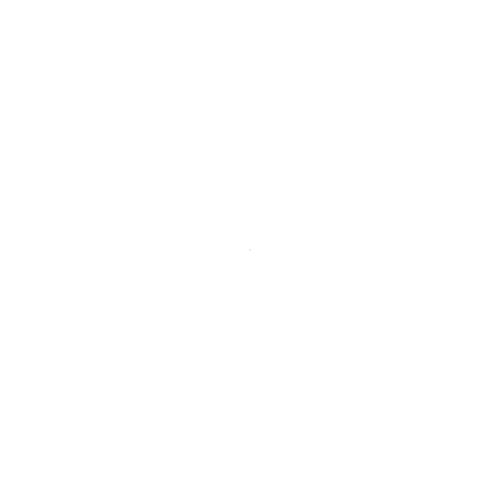
Frame 1 (no input)
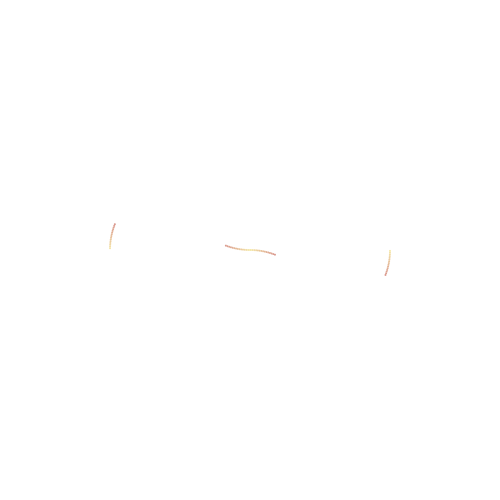
Frame 60 (the mouse pressed at the canvas centre just before this capture)
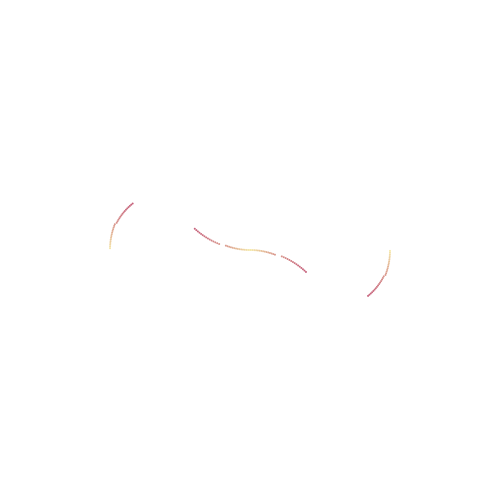
Frame 120 (the mouse held since frame 60 and released just before this capture)

The Processing sketch that drew these frames (run headless with seeded random() and noise(); from frame 60 on, the mouse is pressed at the canvas centre):

// Processing sketch: Dakota_v1_ColorMixerClass
// ── Dakota_v1_ColorMixerClass.pde
int radius = 200;
float diameter = 2*radius;
float xPos;
float yPos;
float theta = 0;
float dotController = 1000;
float increment = PI/dotController;
float r;
color blue = #42548d;
int function = 1;
float a = 3501;

color[] pastels = {
  color(246, 235, 170), 
  color(194, 86, 119), 
  color(199, 122, 159), 
  color(178, 116, 158), 
  color(157, 111, 156), 
  color(139, 108, 155), 
  color(125, 110, 160), 
  color(117, 114, 163), 
  color(81, 90, 157), 
  color(118, 145, 199), 
  color(101, 174, 208), 
  color(92, 153, 169), 
  color(99, 172, 171), 
  color(100, 170, 154), 
  color(105, 166, 142), 
  color(106, 166, 130)
};

// This is an object of my ColorMixer class (see Class definition at bottom for details). 
ColorMixer colorJam = new ColorMixer(pastels);  


void setup()
{
  size(500, 500);
  background(255);
  frameRate(1000);
}

void draw()
{
  r = 140*sin(-a*theta);

  translate(width/2, height/2);
  theta += increment;
  xPos = r * cos(theta);
  yPos = r * sin(theta);
  fill(colorJam.lerpedColor(0.01)); // this mixes the colors.
  noStroke();
  ellipse(xPos, yPos, 2, 2);
  point(xPos, yPos);
}

void mousePressed()
{
  background(255);
  a += .2;
  if (a==1) a += .2;
}

class ColorMixer
{
  // data  
  color[] pastels; 
  int index;
  float x;
  float lerpAmount;
  
  // constructor 
  ColorMixer(color[] _colors) {
    pastels = _colors;
    index = 0;
    x = 0;
    lerpAmount = 0.005;
    }
  
  // methods
  color lerpedColor(float amt) {
    color c1, c2;
    
    if(x > PI/2) {
     x = 0;
     index++;
       if(index % 14 == 0) { // fix this... when it resets the counter it makes the mix yucky...
         index = 0; 
       }
    }
   
    x += amt;
    c1 = pastels[index];
    c2 = pastels[index+1];
    return lerpColor(c1,c2,abs(sin(x)));
  }

}
